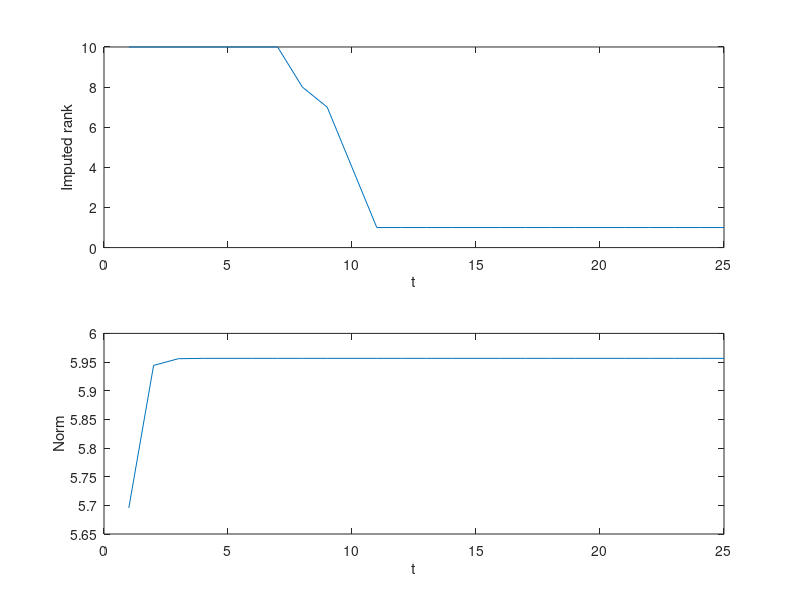

MATLAB code to generate this figure:
%% D
num_cells = 10;
num_genes = 50;
D = rand(num_cells, num_genes);

known = randi([0 9], num_cells, num_genes);
known = (known > 0);
D_known = D;
D_known(~known) = 0;

%% Dist

dist = pdist(D);
dist = squareform(dist);

%% A 
sigma = 5;
A = zeros(size(dist));
for i=1:length(A)
    for j=1:length(A)
        A(i,j) = exp(-(dist(i,j)/sigma)^2);
    end
end

%% M
M = zeros(size(A));
for i=1:length(A)
    M(i,:) = A(i,:) / sum(A(i,:));
end

%% Impute the data

max_t = 25;
imputed_measured_norms = zeros(max_t, 1);
imputed_rank = zeros(max_t, 1);
for t=1:max_t
    D_imputed = M^t * D;
    r = rank(D_imputed);
    imputed_rank(t) = r;
    % Mask the unknown values
    D_imputed_known = D_imputed;
    D_imputed_known(~known) = 0;
    imputed_measured_norm = norm(D_imputed_known - D_known, 'fro');
    imputed_measured_norms(t) = imputed_measured_norm;
end
figure;
subplot(2,1,1);
plot(1:max_t, imputed_rank);
xlabel('t');
ylabel('Imputed rank');
subplot(2,1,2);
plot(1:max_t, imputed_measured_norms);
xlabel('t');
ylabel('Norm');


